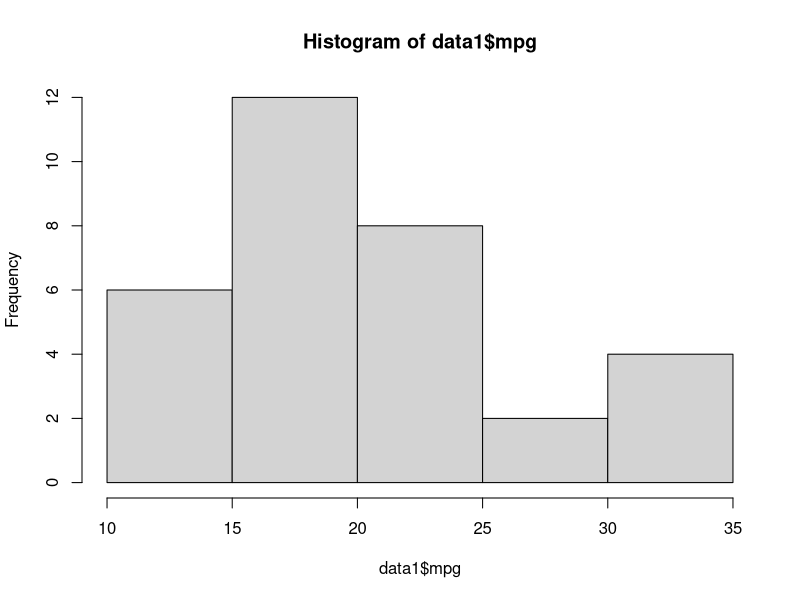
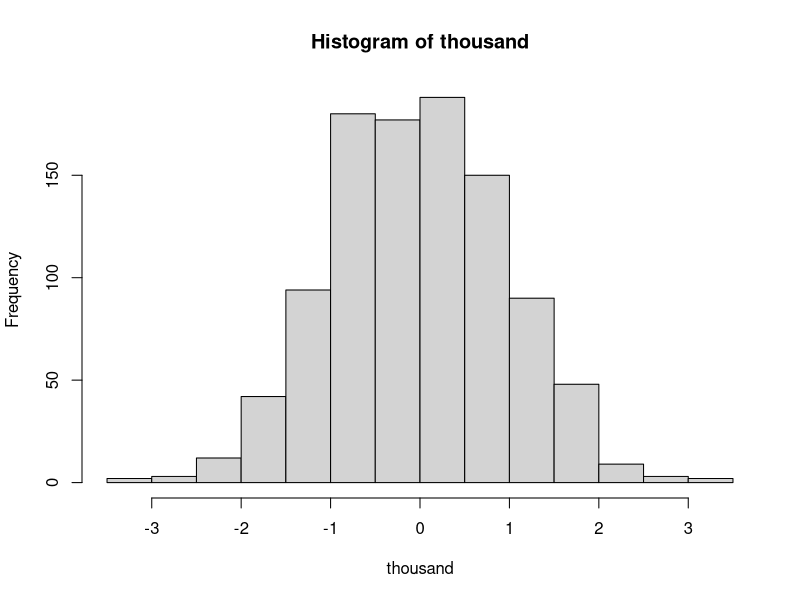
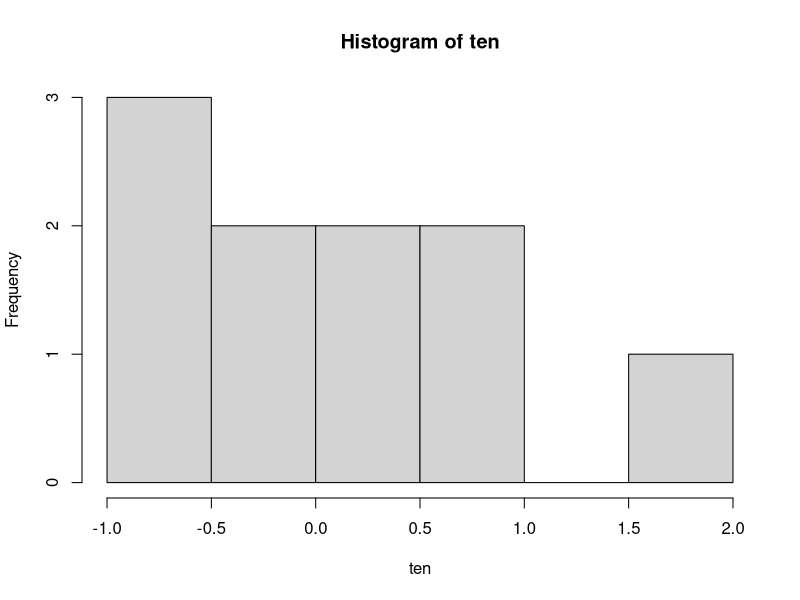
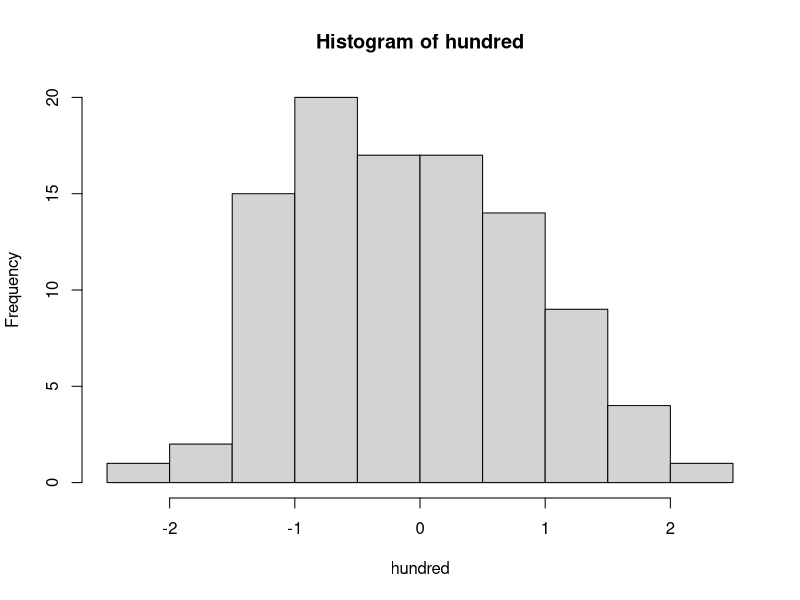
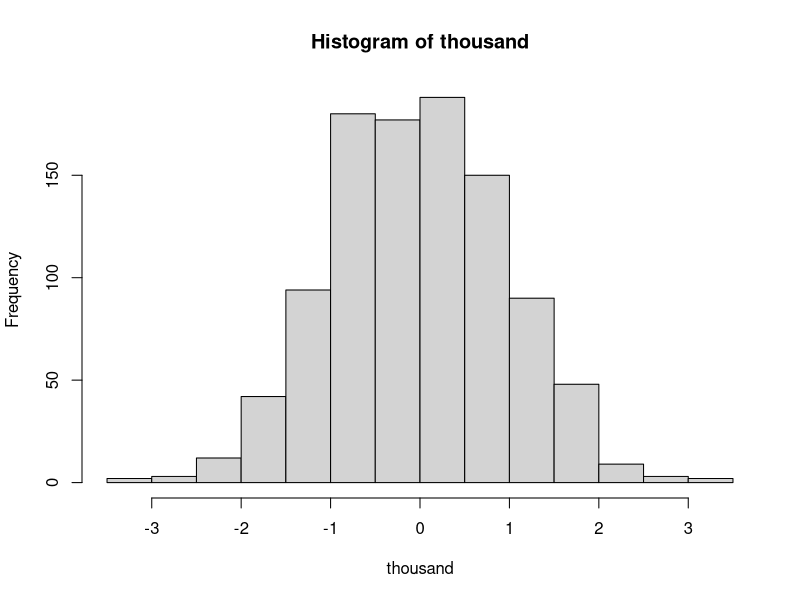

Reproduce these figures in R, in order.
## ---- chunk 1
setwd("/Users/burrelvannjr/Desktop")
## ---- chunk 2
options(repos=c(CRAN="http://cran.stat.ucla.edu/"))
## ---- chunk 3
install.packages("MASS")
install.packages("psych")
install.packages("Hmisc")
#install.packages("RCurl")
## ---- chunk 4
library(MASS)
library(psych)
library(Hmisc)
#library(RCurl)
## ---- chunk 5
mtcars
## ---- chunk 6
data1<-mtcars
## ---- chunk 7
data1$mpg
## ---- chunk 8
summary(data1)
## ---- chunk 9
summary(data1$mpg)
## ---- chunk 10
describe(data1)
describe(data1$mpg)
## ---- chunk 11
mean(data1$mpg)
median(data1$mpg)
sd(data1$mpg)
min(data1$mpg)
max(data1$mpg)
range(data1$mpg)
## ---- chunk 12
min1<-min(data1$mpg)
max1<-max(data1$mpg)
max1-min1
## ---- chunk 13
range1<-max1-min1
range1
## ---- chunk 14
max(data1$mpg)-min(data1$mpg)
## ---- chunk 15
hist(data1$mpg)
## ---- chunk 16
rnorm(100,0,1)
rnorm(100)
## ---- chunk 17
rnorm(10)
## ---- chunk 18
rnorm(100)
## ---- chunk 19
rnorm(1000)
## ---- chunk 20
ten<-rnorm(10)
hundred<-rnorm(100)
thousand<-rnorm(1000)
## ---- chunk 21
mean(thousand)
median(thousand)
sd(thousand)
min(thousand)
max(thousand)
range<-max(thousand)-min(thousand)
range
hist(thousand)
## ---- chunk 22
hist(ten)
hist(hundred)
hist(thousand)
